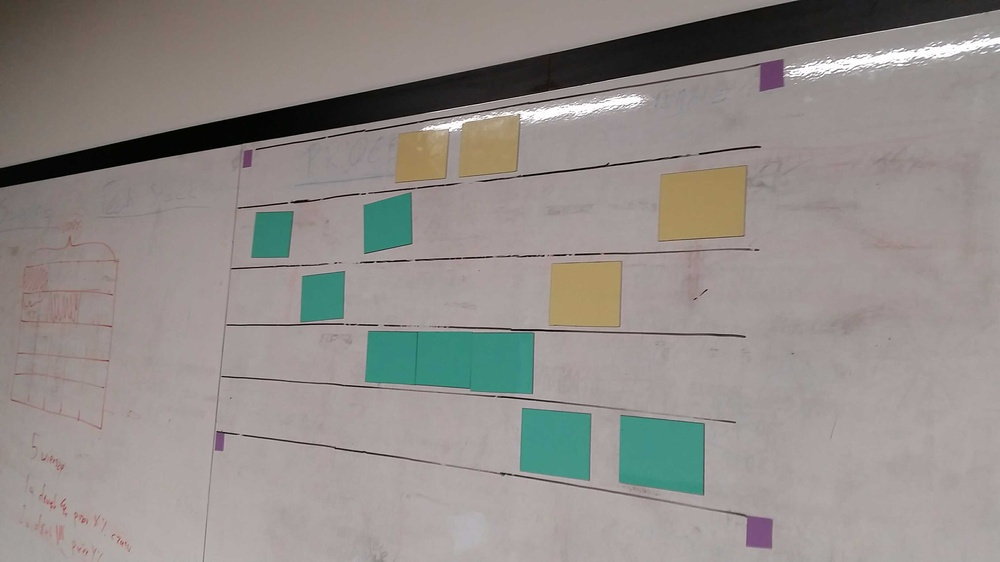
#> input picture c.jpg, 1000 x 562 px, shrunk from 3264 x 1836 before the run
$ jupyter execute image-detection.ipynb   (shell and % lines are left out)
#> lines starting #> are read from the running program, lines starting #| are printed output that depends on the picture; after the words box and inside, x2 and y2 are one past the last pixel; in counts of white or black regions, pixels touching at a corner belong together
[cell 1]
from skimage import data, img_as_float
from skimage.color import rgb2hsv
from skimage.io import imread, imshow, show

import numpy as np
import matplotlib.pyplot as plt

[cell 2]
def show_images(data, small=False, colormap=False):
    ldata = len(data)
    if small:
        fig = plt.figure(figsize=(20, 20))
    else:
        fig = plt.figure(figsize=(20, 10 * ldata))

    for i, (im, cmap) in enumerate(data, start=1):
        if small:
            ax = fig.add_subplot(1, ldata, i, xticks=[], yticks=[])
        else:
            ax = fig.add_subplot(ldata, 1, i, xticks=[], yticks=[])
        _img = ax.imshow(im, cmap=cmap)
        if colormap:
            plt.colorbar(_img, fraction=0.046, pad=0.04, shrink=1.0)
    if small:
        fig.show()

[cell 3]
img = img_as_float(imread("c.jpg"))
imshow(img)
show()

[cell 4]
hsv = rgb2hsv(img)
#> hsv: shape (562, 1000, 3) float64; mean of channels 0, 1, 2 0.0988, 0.113, 0.587
h = hsv[:,:,0]
s = hsv[:,:,1]
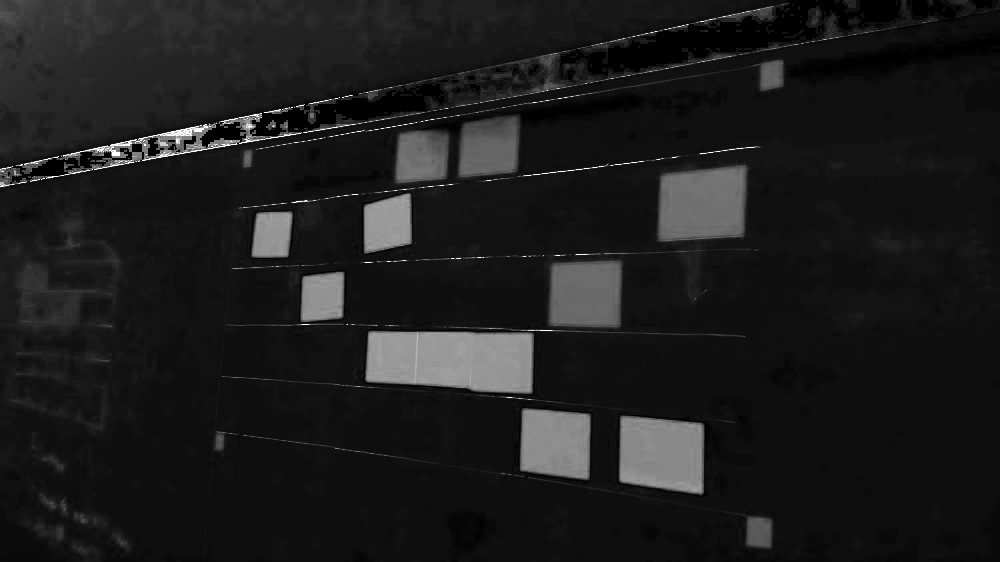
#> s: shape (562, 1000) float64; min 0, max 1, mean 0.113
v = hsv[:,:,2]

show_images([
    (h, 'hsv'),
    (s, 'Greys'),
    (v, 'gray'),
], colormap=True)
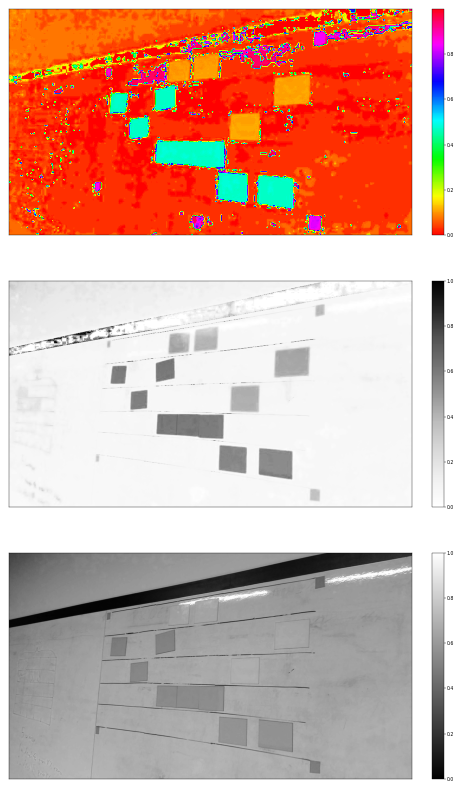
#> figure drawn by matplotlib, 6 panels

[cell 5]
from skimage.color import label2rgb
from skimage.measure import label
from skimage.morphology import dilation, erosion, disk
import numpy as np

mini_selem = disk(3)
selem = disk(6)
land, lor = np.logical_and, np.logical_or

#lines = dilation(v < 0.4, selem)

blocks = land(s > 0.2, v > 0.3)
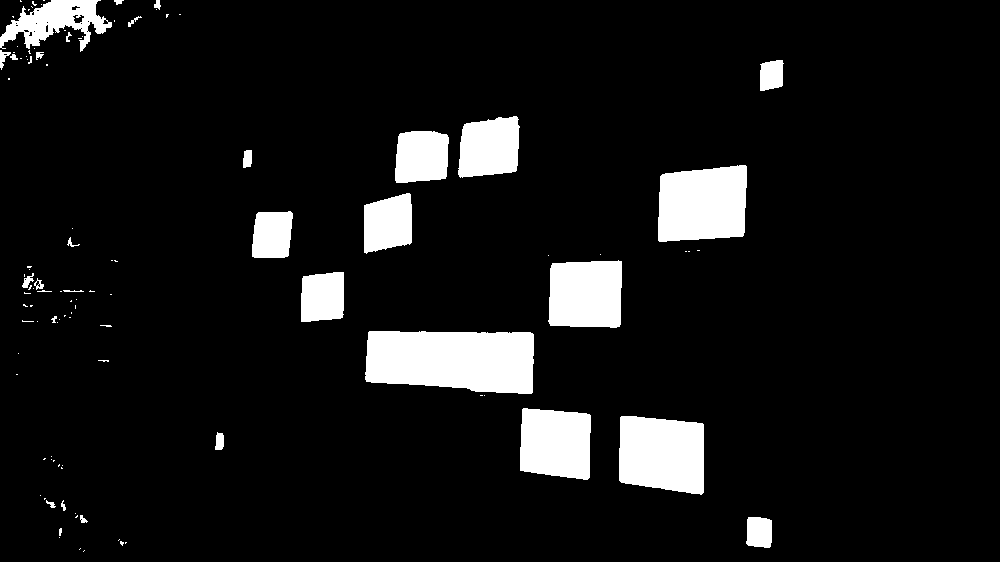
#> blocks: shape (562, 1000) bool; 8.5% white; 108 white regions (77 under 20 px), largest, box (x1, y1, x2, y2) and area: (365, 331, 534, 394) 9386, (658, 165, 747, 242) 6066, (619, 416, 704, 495) 5892
blocks = dilation(blocks, selem)
#> blocks: shape (562, 1000) bool; 13.6% white; 30 white regions, largest, box (x1, y1, x2, y2) and area: (359, 325, 540, 402) 12179, (358, 110, 526, 260) 11991, (652, 159, 753, 258) 8278

def rr(hstart, hend):
#> called with hstart = 0.4, hend = 0.6
    x = land(blocks, land(h > hstart, h < hend))
#> x: shape (562, 1000) bool; 4.9% white; 6 white regions, box (x1, y1, x2, y2) and area: (364, 330, 535, 395) 9828, (617, 415, 706, 496) 6255, (519, 407, 592, 481) 4823, (362, 192, 413, 254) 2592, (300, 271, 346, 323) 2158, (250, 210, 294, 259) 1862
    return erosion(x, mini_selem)
#> returned value: shape (562, 1000) bool; 4.1% white; 6 white regions, box (x1, y1, x2, y2) and area: (367, 333, 532, 392) 8509, (620, 418, 703, 493) 5352, (522, 410, 589, 478) 4038, (365, 195, 410, 251) 2027, (303, 274, 343, 320) 1649, (253, 214, 291, 256) 1392

green_blocks = rr(0.4, 0.6)
yellow_blocks = rr(0.05, 0.2)
#> in rr (call 2), `x = land(blocks, land(h > hstart, h < hend))`: x: shape (562, 1000) bool; 4.8% white; 301 white regions (264 under 20 px), largest, box (x1, y1, x2, y2) and area: (656, 160, 752, 248) 6526, (0, 0, 121, 86) 5796, (545, 255, 624, 332) 5105
#> in rr (call 2), `return erosion(x, mini_selem)`: returned value: shape (562, 1000) bool; 3.4% white; 22 white regions (14 under 20 px), largest, box (x1, y1, x2, y2) and area: (659, 166, 747, 241) 5551, (548, 261, 621, 328) 4230, (0, 0, 93, 73) 3838
purple_blocks = rr(0.8, 0.95)
#> in rr (call 3), `x = land(blocks, land(h > hstart, h < hend))`: x: shape (562, 1000) bool; 0.6% white; 171 white regions (156 under 20 px), largest, box (x1, y1, x2, y2) and area: (744, 513, 775, 551) 1027, (756, 58, 789, 94) 971, (212, 431, 227, 454) 272
#> in rr (call 3), `return erosion(x, mini_selem)`: returned value: shape (562, 1000) bool; 0.27% white; 4 white regions, box (x1, y1, x2, y2) and area: (747, 517, 772, 548) 687, (759, 61, 786, 91) 650, (216, 434, 224, 451) 113, (243, 151, 252, 168) 91

show_images([
    #(lines, 'gray'),
    (blocks, 'gray'),
    (green_blocks, 'Greens'),
    (yellow_blocks, 'Oranges'),
    (purple_blocks, 'Purples'),
])

[cell 6]
from skimage.color import label2rgb
from skimage.measure import label, regionprops

green_labels = label(green_blocks)
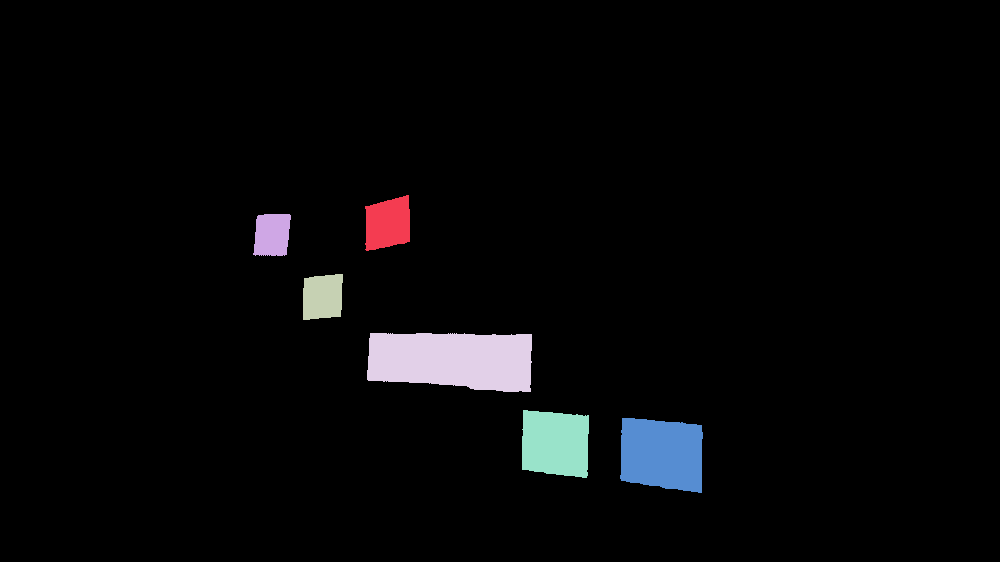
#> green_labels: shape (562, 1000) int32; 7 distinct labels, from 0 to 6; one colour per label, 0 black
yellow_labels = label(yellow_blocks)
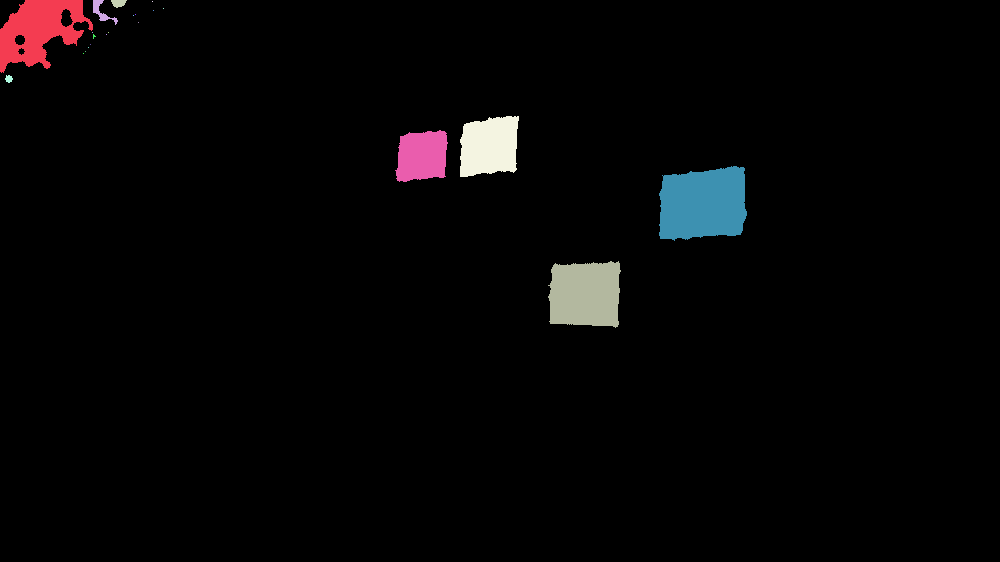
#> yellow_labels: shape (562, 1000) int32; 23 distinct labels, from 0 to 22; one colour per label, 0 black
purple_labels = label(purple_blocks)
#> purple_labels: shape (562, 1000) int32; 5 distinct labels, from 0 to 4
all_labels = green_labels + yellow_labels + purple_labels
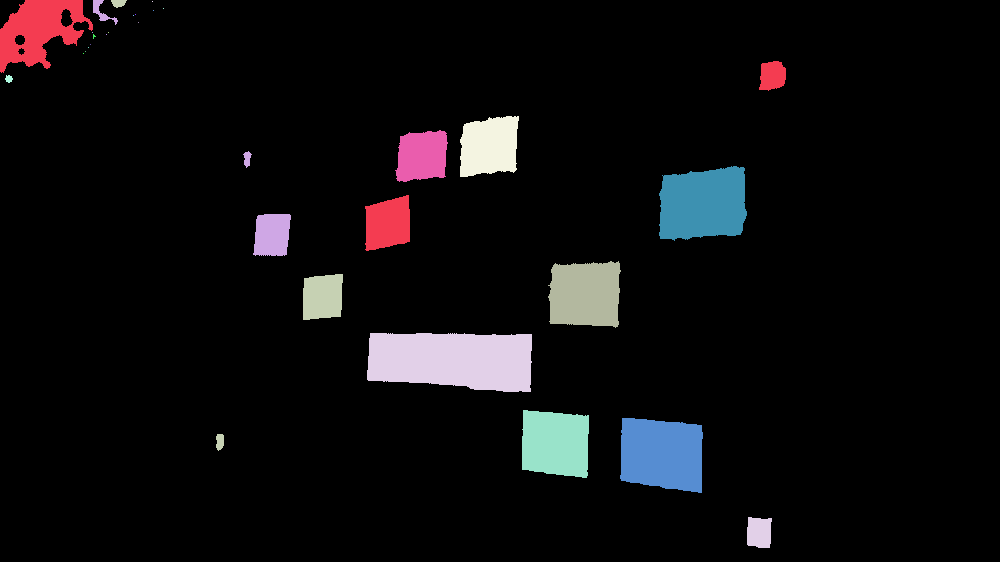
#> all_labels: shape (562, 1000) int32; 23 distinct labels, from 0 to 22; one colour per label, 0 black
image_label_overlay = label2rgb(all_labels, image=img)
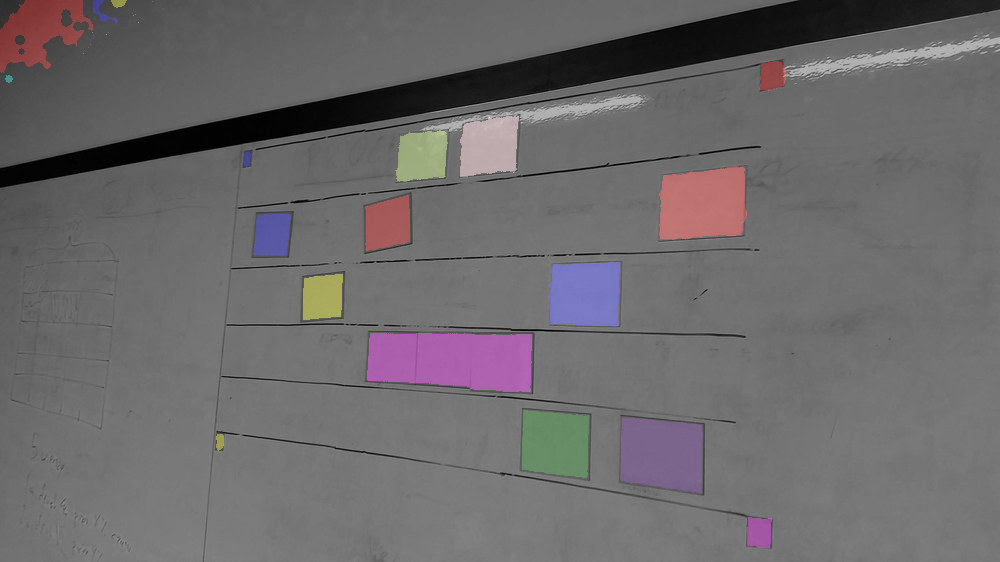
#> image_label_overlay: shape (562, 1000, 3) float64; mean R, G, B 0.426, 0.415, 0.422

fig = plt.figure(figsize=(20, 20))
imshow(image_label_overlay)

[cell 7]
def show_labels(title, labels):
#> called with title = 'GREEN'
    print(title)
    for region in regionprops(labels):
        minr, minc, maxr, maxc = region.bbox
        medium_y = (minr + maxr) / 2.0
        start_x = minc
        length = maxc - minc
        print(f'* area: {region.filled_area:8.2f}, y: {medium_y:8.2f}, start-x: {start_x:8.2f}, length: {length:8.2f}')
#> this loop made 6 passes
#> (minr, minc, maxr, maxc, medium_y, start_x, length) on passes 1 to 6: (195, 365, 251, 410, 223, 365, 45), (214, 253, 256, 291, 235, 253, 38), (274, 303, 320, 343, 297, 303, 40), (333, 367, 392, 532, 362.5, 367, 165), (410, 522, 478, 589, 444, 522, 67), (418, 620, 493, 703, 455.5, 620, 83)
#| * area:  2027.00, y:   223.00, start-x:   365.00, length:    45.00
#| * area:  1392.00, y:   235.00, start-x:   253.00, length:    38.00
#| * area:  1649.00, y:   297.00, start-x:   303.00, length:    40.00
#| * area:  8509.00, y:   362.50, start-x:   367.00, length:   165.00
#| * area:  4038.00, y:   444.00, start-x:   522.00, length:    67.00
#| * area:  5352.00, y:   455.50, start-x:   620.00, length:    83.00

show_labels('GREEN', green_labels)
show_labels('YELLOW', yellow_labels)
#> the loop in show_labels (call 2), `for region in regionprops(labels):` made 22 passes
#> (minr, minc, maxr, maxc, medium_y, start_x, length) on passes 1 to 12: (0, 0, 73, 93, 36.5, 0, 93), (0, 93, 25, 118, 12.5, 93, 25), (0, 111, 8, 127, 4, 111, 16), (1, 152, 2, 153, 1.5, 152, 1), (8, 163, 9, 164, 8.5, 163, 1), (10, 153, 11, 154, 10.5, 153, 1), (14, 135, 15, 136, 14.5, 135, 1), (15, 133, 16, 134, 15.5, 133, 1), (22, 138, 23, 139, 22.5, 138, 1), (32, 92, 33, 93, 32.5, 92, 1), (32, 108, 33, 109, 32.5, 108, 1), (34, 93, 39, 96, 36.5, 93, 3)
#| * area:  4095.00, y:    36.50, start-x:     0.00, length:    93.00
#| * area:   191.00, y:    12.50, start-x:    93.00, length:    25.00
#| * area:    91.00, y:     4.00, start-x:   111.00, length:    16.00
#| * area:     1.00, y:     1.50, start-x:   152.00, length:     1.00
#| * area:     1.00, y:     8.50, start-x:   163.00, length:     1.00
#| * area:     1.00, y:    10.50, start-x:   153.00, length:     1.00
#| * area:     1.00, y:    14.50, start-x:   135.00, length:     1.00
#| * area:     1.00, y:    15.50, start-x:   133.00, length:     1.00
#> (further printed lines are left out)
show_labels('PURPLE', purple_labels)

[cell 8]
from skimage.transform import ProjectiveTransform, warp

WIDTH, HEIGHT = 1000, 500
dst_points = np.array([(0, 0)] * 4)
src_points = np.array([
    (0, 0),
    (0, HEIGHT),
    (WIDTH, HEIGHT),
    (WIDTH, 0),
])

tmp_points = []
for region in regionprops(purple_labels):
    y, x = region.centroid
    tmp_points.append((x, y))
#> this loop made 4 passes
#> (y, x) on passes 1 to 4: (75.29, 772), (158.4, 246.8), (441.2, 219.5), (532.1, 758.8)
#> after the loop, tmp_points = [(772, 75.29), (246.8, 158.4), (219.5, 441.2), (758.8, 532.1)]

cenx = sum(x for x, y in tmp_points) / 4.0
#> cenx = 499.3
ceny = sum(y for x, y in tmp_points) / 4.0
#> ceny = 301.8
UP_LEFT, DOWN_LEFT, DOWN_RIGHT, UP_RIGHT = range(4)
def get_corner_index(x, y):
    if y < ceny:
        if x < cenx:
            return UP_LEFT
        else:
            return UP_RIGHT
    else:
        if x < cenx:
            return DOWN_LEFT
        else:
            return DOWN_RIGHT

for x, y in tmp_points:
    corner_index = get_corner_index(x, y)
    dst_points[corner_index] = (x, y)
#> this loop made 4 passes
#> (x, y, corner_index) on passes 1 to 4: (772, 75.29, 3), (246.8, 158.4, 0), (219.5, 441.2, 1), (758.8, 532.1, 2)
#> after the loop, dst_points = [[246, 158], [219, 441], [758, 532], [772, 75]]

tform = ProjectiveTransform()
tform.estimate(src_points, dst_points)
warped = warp(img, tform, output_shape=(HEIGHT, WIDTH))
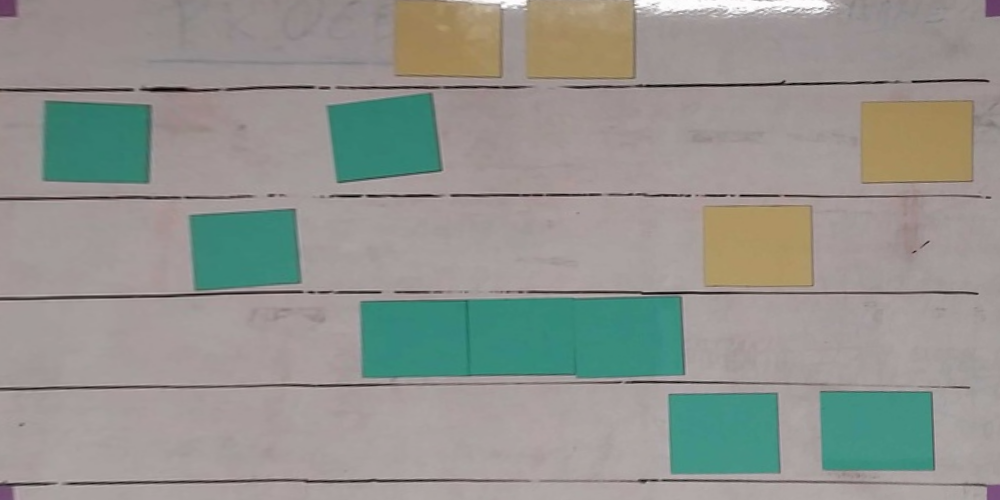
#> warped: shape (500, 1000, 3) float64; mean R, G, B 0.578, 0.582, 0.56

fig = plt.figure(figsize=(20, 20))
imshow(img)
plt.plot(dst_points[:, 0], dst_points[:, 1], '.g')
plt.plot(cenx, ceny, '.r')
show()
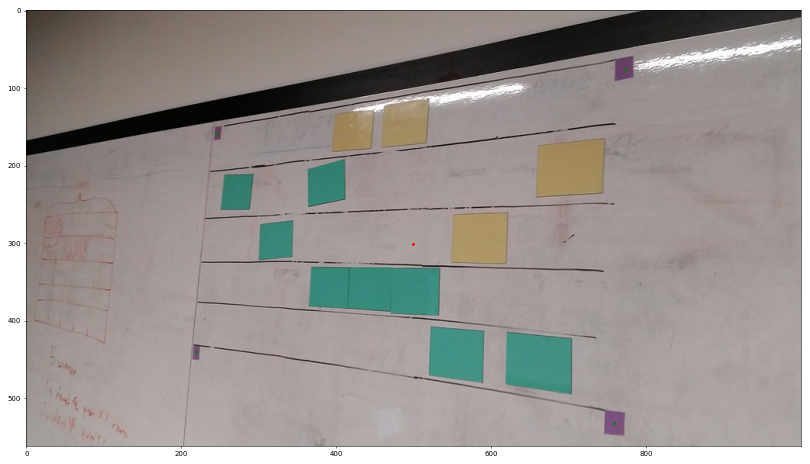
#> figure drawn by matplotlib, 1 panel
fig = plt.figure(figsize=(20, 20))
imshow(warped)

$ run again, with a.jpg copied over c.jpg
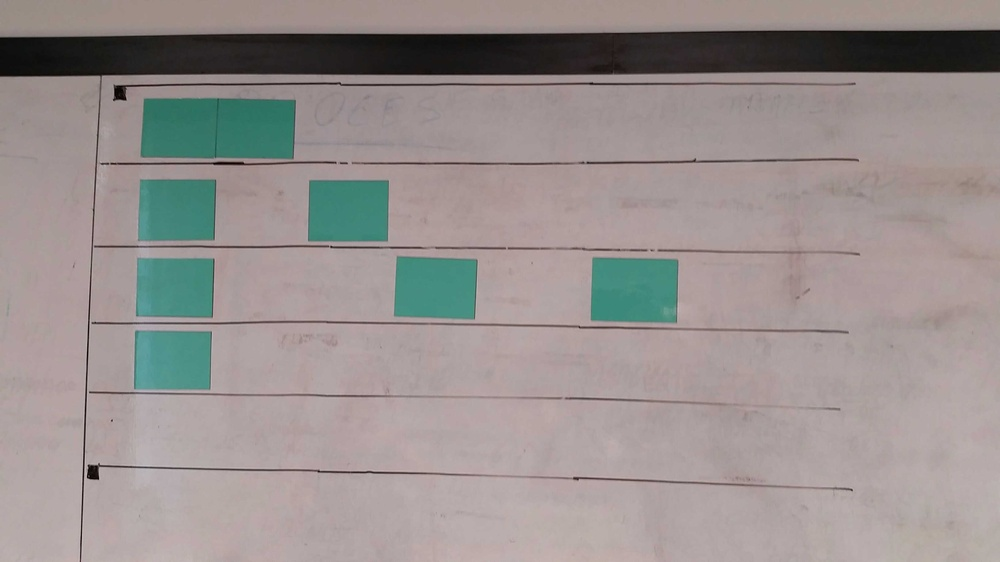
#> input picture a.jpg, 1000 x 562 px, shrunk from 3264 x 1836 before the run
#> hsv: shape (562, 1000, 3) float64; mean of channels 0, 1, 2 0.179, 0.121, 0.614
#> `blocks = land(s > 0.2, v > 0.3)`:
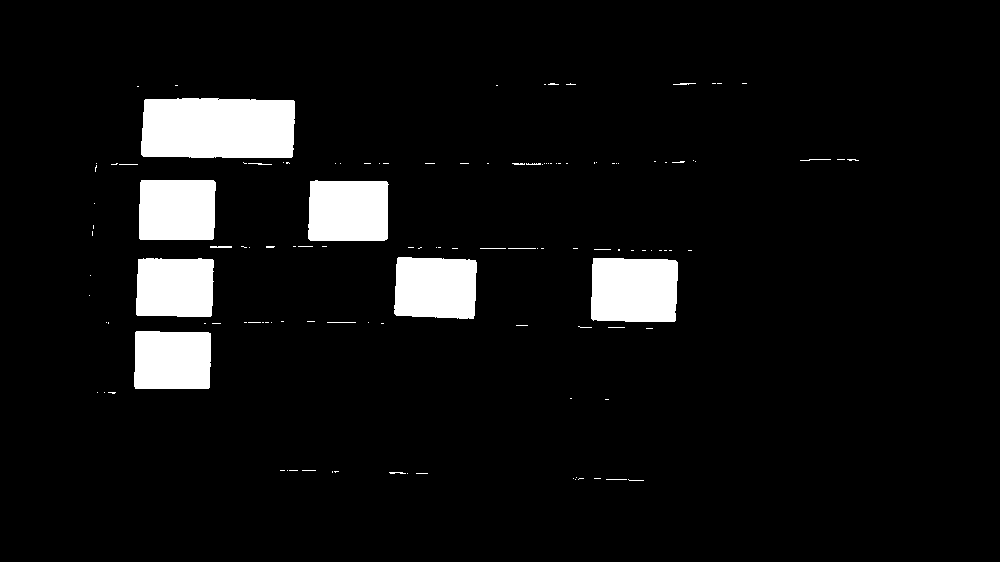
#> blocks: shape (562, 1000) bool; 6.7% white; 126 white regions (108 under 20 px), largest, box (x1, y1, x2, y2) and area: (141, 98, 295, 158) 8890, (591, 258, 678, 322) 5354, (394, 257, 477, 319) 4755
#> x: shape (562, 1000) bool; 7% white; 7 white regions, largest, box (x1, y1, x2, y2) and area: (140, 97, 296, 159) 9262, (590, 257, 679, 324) 5599, (393, 256, 478, 320) 5028
#> x: shape (562, 1000) bool; 0.11% white in thin lines or dots, all inside (x1, y1, x2, y2) = (110, 80, 847, 395)
#> x: shape (562, 1000) bool; 0.22% white; 138 white regions (127 under 20 px), largest, box (x1, y1, x2, y2) and area: (134, 316, 181, 322) 174, (134, 325, 183, 330) 157, (132, 384, 177, 395) 147
#> green_labels: shape (562, 1000) int32; 8 distinct labels, from 0 to 7
#> yellow_labels: shape (562, 1000) int32; every value is 0
#> the loop in show_labels, `for region in regionprops(labels):` made 7 passes
#> (minr, minc, maxr, maxc, medium_y, start_x, length) on passes 1 to 7: (100, 143, 156, 293, 128, 143, 150), (181, 140, 239, 213, 210, 140, 73), (182, 310, 239, 386, 210.5, 310, 76), (259, 396, 317, 475, 288, 396, 79), (260, 138, 315, 211, 287.5, 138, 73), (260, 593, 321, 676, 290.5, 593, 83), (333, 136, 388, 209, 360.5, 136, 73)
#> (printed output is left out)
#> after the loop `for region in regionprops(purple_labels):`: tmp_points = []
#> cenx = 0
#> after the loop `for x, y in tmp_points:`: dst_points = [[0, 0], [0, 0], [0, 0], [0, 0]]
#> warped: shape (500, 1000, 3) float64; every value is NaN or infinite
#> `show()`:
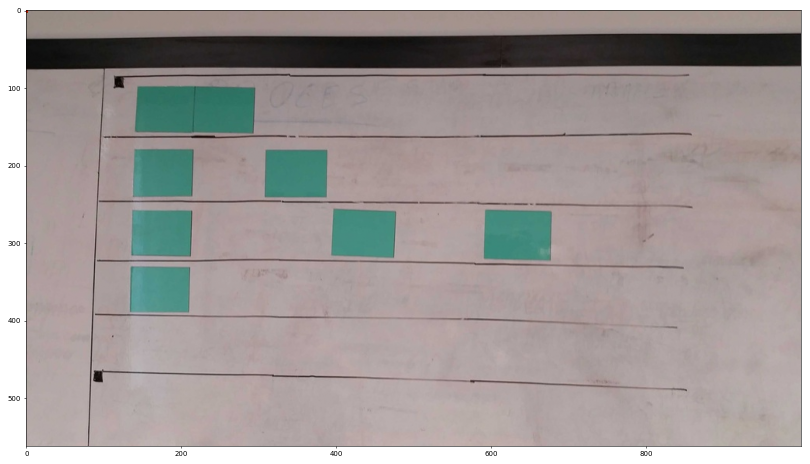
#> figure drawn by matplotlib, 1 panel
